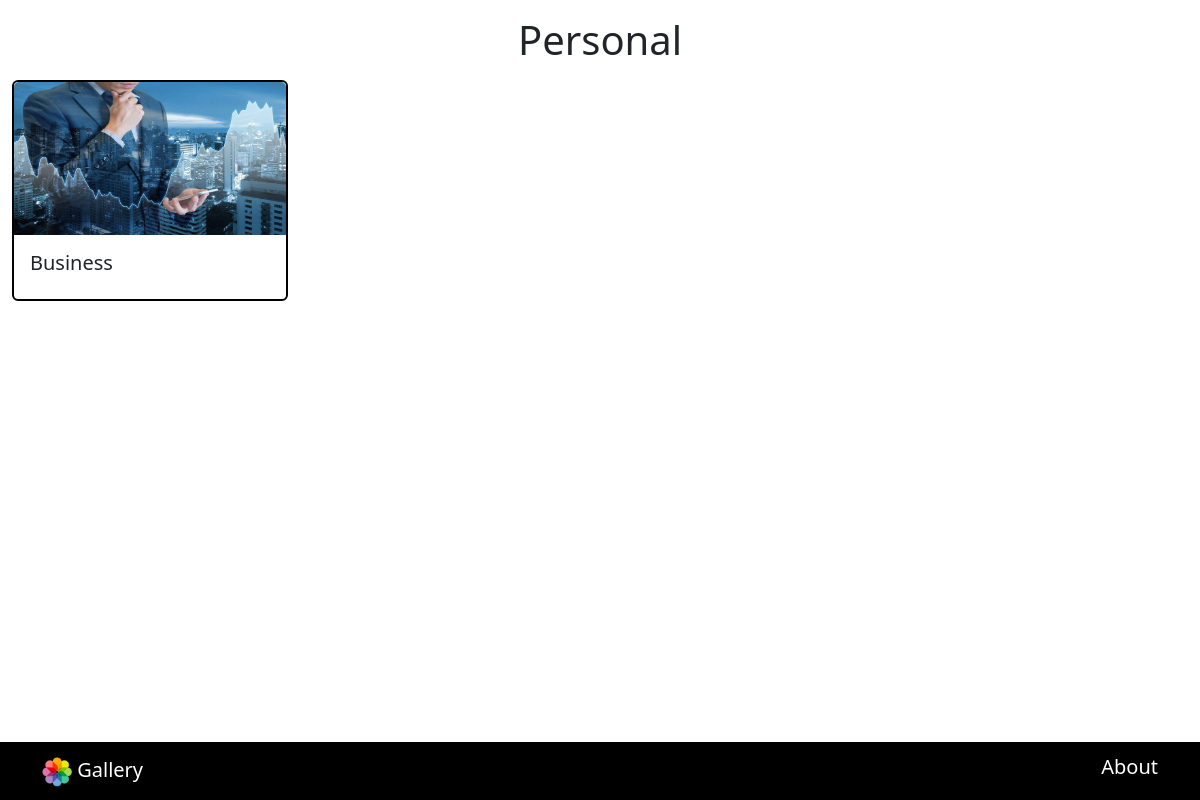
The app's page /category/4/ with its own data.
### app/models.py (models this page shows, shortened)
class Category(models.Model):
    name = models.CharField(max_length=100,blank=True)

class Images(models.Model):
    title = models.CharField(max_length=200,blank=True)
    description = models.TextField(max_length=1000,blank=True)
    image = models.ImageField(upload_to=get_file_path)
    category = models.ForeignKey(Category, on_delete=models.CASCADE, related_name='images')
    date_posted = models.DateTimeField(auto_now_add=True, null=True)

### app/views.py (the view)
# urls.py: path('category/<int:cid>/', views.Category_details, name='category_detail'),
def Category_details(request,cid):
    category = Category.objects.get(pk=cid)
    images = category.images.all()
    return render(request, 'category_details.html', {'category': category, 'images': images})

### templates/category_details.html (shortened to what this page needs)
{% extends 'base.html' %}
{% load static %}
{% block content %}
<div class="container-fluid">
    <div class="my-3">
        <h1 align="center">{{ category.name }}</h1>
    </div>
    <div class="row">
        {% for image in images %}
        <div class="col-lg-3">
            <div class="card border-2 border-black">
                <div class="ratio ratio-16x9">
                    <img src="{{ image.image.url }}" class="card-img-top" alt=""
                    data-bs-toggle="modal" data-bs-target="#modal_{{ image.id }}" type="button">
                </div>
                <div class="card-body">
                    <h5>{{ image.title }}</h5>
                </div>
            </div>
        </div>
        {% endfor %}
    </div>
</div>
{% endblock %}

### static/css/style.css (style rules this page uses)
.card { overflow: hidden; }

### records on screen
Category: name "Personal"
Images: image (picture), title "Business"
